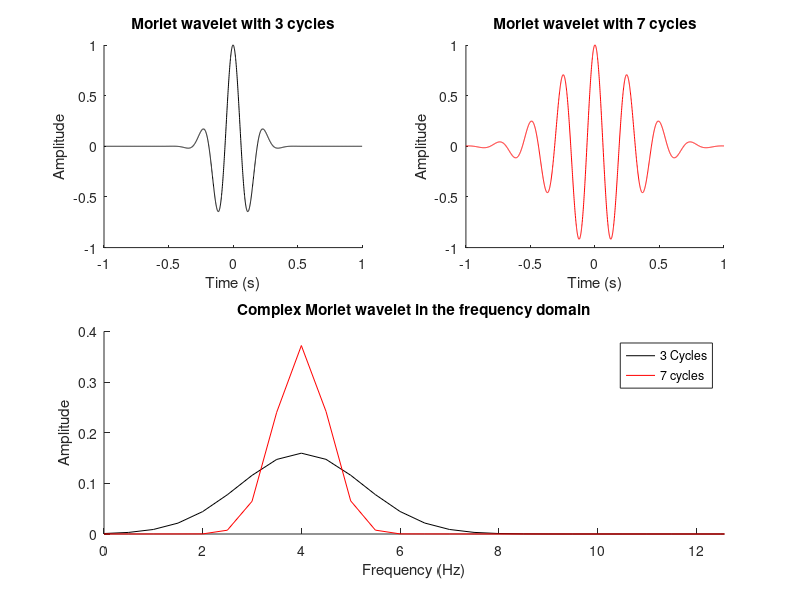

Write the MATLAB code that produced this figure.
% parameters
srate = 1000;         % in hz
time  = -1:1/srate:1; % best practice is to have time=0 at the center of the wavelet
frex  = 2*pi;         % frequency of wavelet, in Hz

% create sine wave (actually cosine, just to make it nice and symmetric)
sine_wave = cos( 2*pi*frex.*time );

% create Gaussian window
fwhm = .3; % width of the Gaussian in seconds
fwhm2 = .7; % width of the Gaussian in seconds
gaus_win = exp( (-4*log(2)*time.^2) / (fwhm^2) );

% create wavelet and get its FFT
cmw = exp(2*1i*pi*4.*time) .* exp( (-4*log(2)*time.^2) / (fwhm^2) ); % Morlet Wavelet
% create wavelet and get its FFT
cmw2 = exp(2*1i*pi*4.*time) .* exp( (-4*log(2)*time.^2) / (fwhm2^2) ); % Morlet Wavelet

pnts = length(time);

mwX = abs(fft( cmw )/pnts);
mwX2 = abs(fft( cmw2 )/pnts);
hz  = linspace(0,srate,pnts);


figure(1), clf

subplot(221), hold on
plot(time,real(cmw),'k')
xlabel('Time (s)'), ylabel('Amplitude')
title('Morlet wavelet with 3 cycles')

subplot(222), hold on
plot(time,real(cmw2),'r')
xlabel('Time (s)'), ylabel('Amplitude')
title('Morlet wavelet with 7 cycles')

subplot(2,2,[3,4]), hold on
plot(hz,mwX,'k')
plot(hz,mwX2,'r')
set(gca,'xlim',[0 frex*2])
xlabel('Frequency (Hz)')
ylabel('Amplitude')
legend({'3 Cycles';'7 cycles'})
title('Complex Morlet wavelet in the frequency domain')